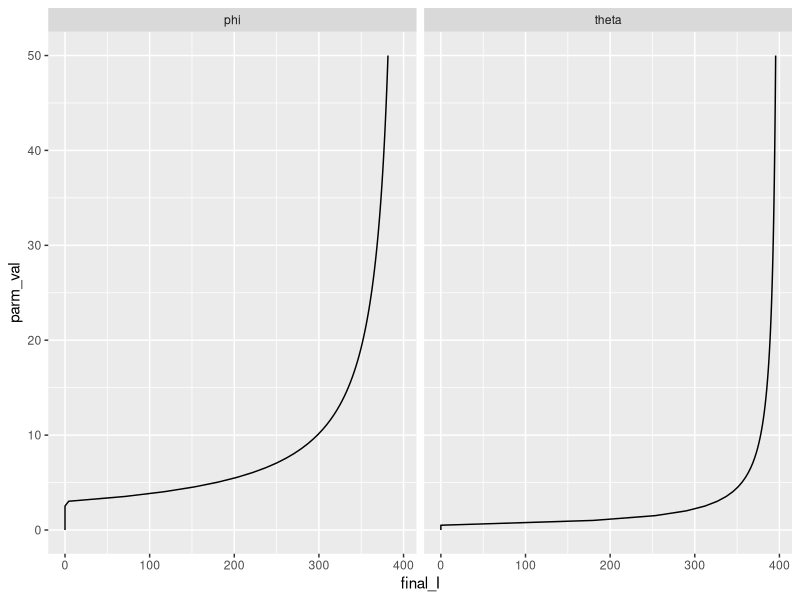
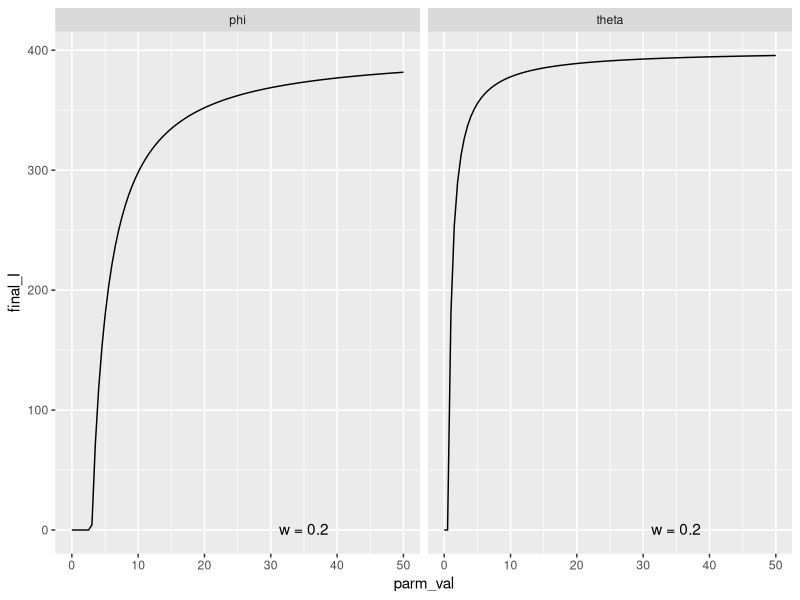
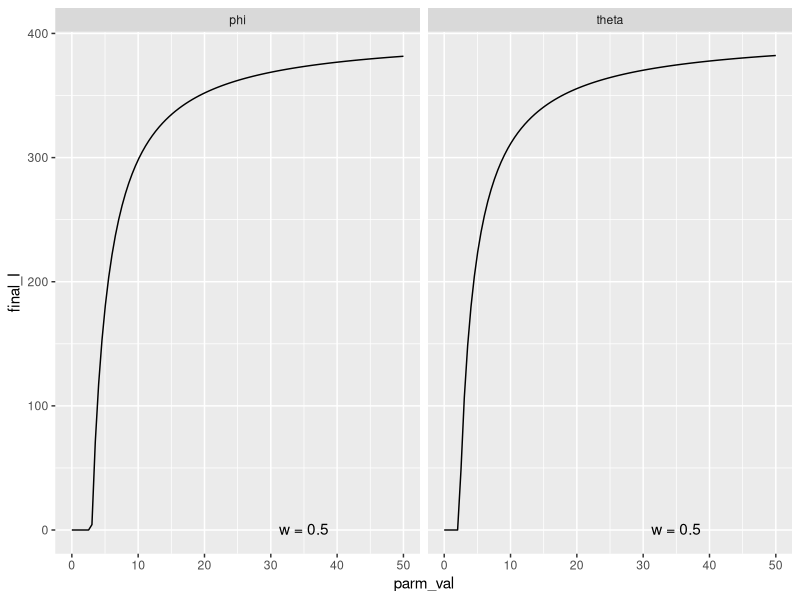
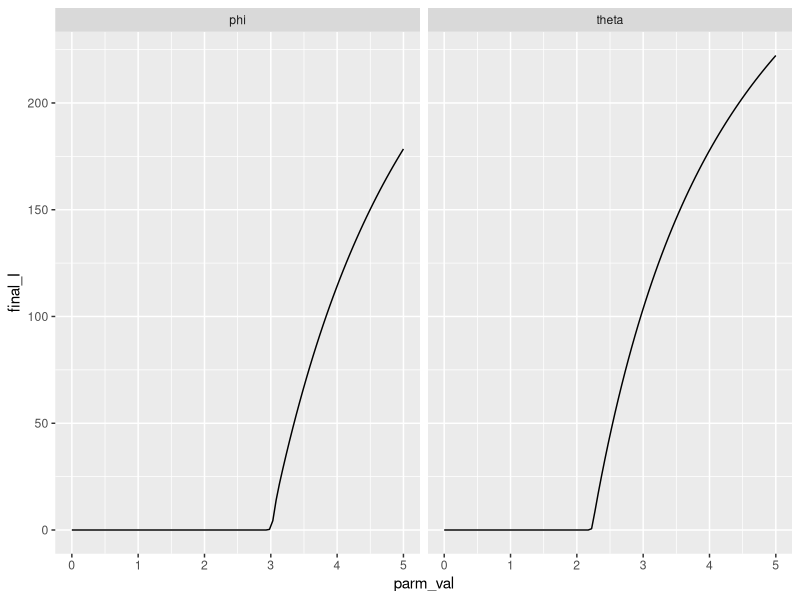
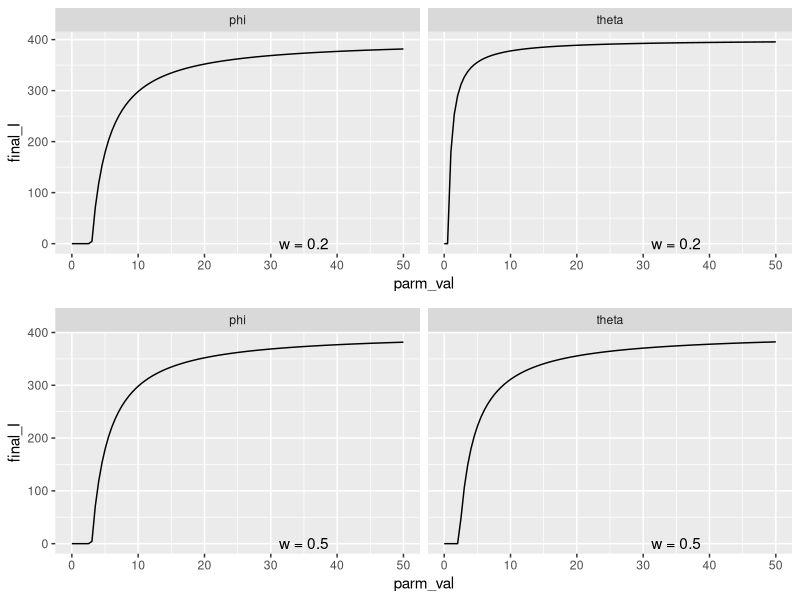
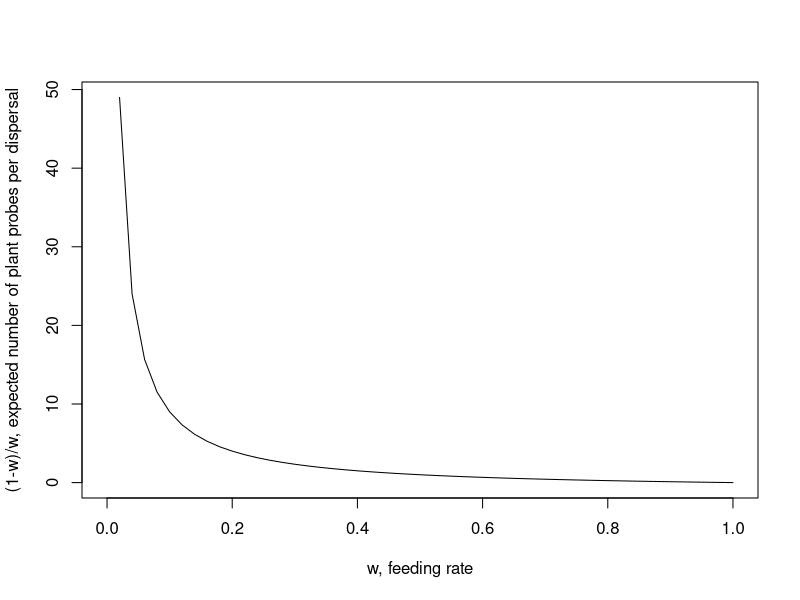
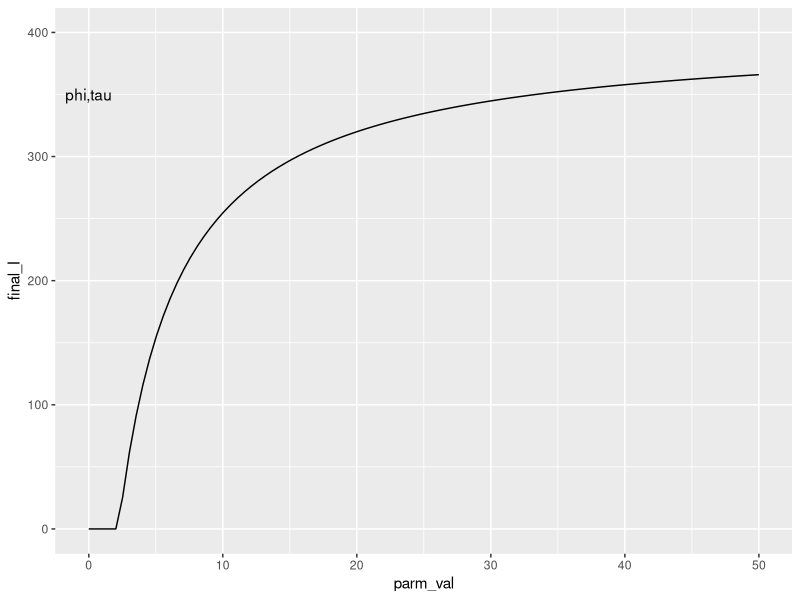
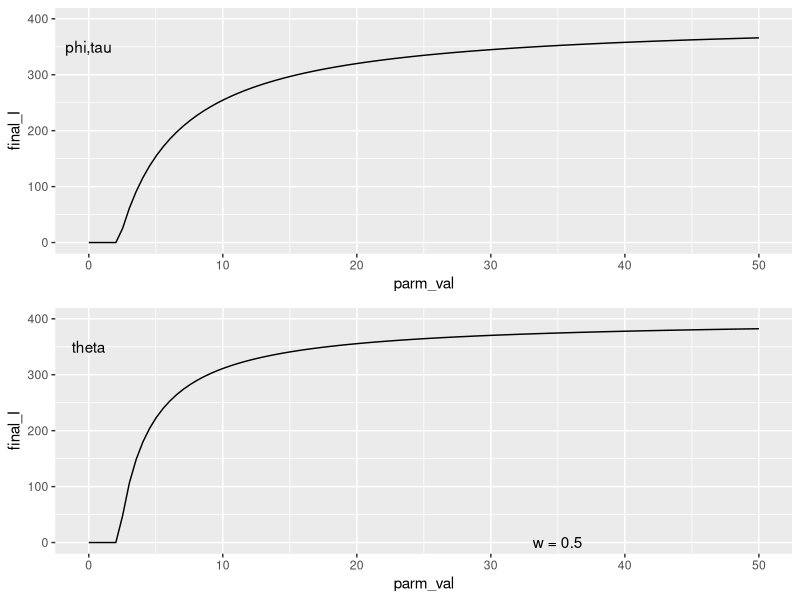

Reproduce these figures in R, in order.
#############################################################################
##### COMPARISON OF SIMPLIFIED MADDEN (2000) AND DONNELLY (2019) MODELS #####
#############################################################################

### MADDEN MODEL:
### Simplified version of model by Madden et al. 2000 to make it more comparable to model by Donnelly et al. 2019.
### No vector dynamics (immigration, emigration birth, death), plants are represented by an SI rather than an SEIR model, vectors 
### represented by an SI rather than SEI model. Vectors cannot be born infective (as this model represents 
### NPT viruses).

### DONNELLY MODEL:
### Simplification of deterministic model by Donnelly et al. 2019 to make it more comparable to Madden et al. 2000.
### No vector dynamics - constant vector population size, no vector preference (v and e always set to 1), no vector
### emigration (p always set to 0). Also model records number of infected plants, not proportion.

rm(list=ls())

# packages
library(deSolve)
library(ggplot2)
library(reshape2)
library(dplyr)
library(gridExtra)
library(grid)
library(gridtext)

#### DEFINE MADDEN ODE
madden_simple_ode <- function(times, y, par) {
  
  # PLANT EQUATIONS
  become_infected <- par[["phi"]] * par[["b"]] * y[["Z"]] * (par[["H"]] - y[["I"]]) / par[["H"]]
  
  natural_death_I <- par[["c"]] * y[["I"]]
  virus_induced_death <- par[["d"]] * y[["I"]]
  
  # state equation
  dI <- become_infected - natural_death_I - virus_induced_death

  # VECTOR EQUATIONS
  acquisition <- par[["phi"]] * par[["a"]] * y[["I"]] * y[["X"]] / par[["H"]]
  stop_being_infective <- par[["tau"]] * y[["Z"]]
  
  # state equations
  dX <- - acquisition + stop_being_infective
  dZ <- acquisition - stop_being_infective
  
  return(list(c(dI, dX, dZ)))
}

#### DEFINE DONNELLY ODE
donnelly_simple_ode <- function(times, states, parms) {
  
  # STATES
  I <- states[["I"]]
  
  # PARAMETERS
  gamma <- parms[["gamma"]]
  theta <- parms[["theta"]]
  H <- parms[["H"]]
  p <- parms[["p"]]
  v <- parms[["v"]]
  e <- parms[["e"]]
  w <- parms[["w"]]
  Pacq <- parms[["Pacq"]]
  Pinoc <- parms[["Pinoc"]]
  A <- parms[["A"]]
  
  # DEFINE PARAMETERS NEEDED FOR STATE EQUATIONS
  # q = prob of surviving flight between plants (i.e. doesn't emigrate/die)
  #q <- 1 - p  
  
  # i_hat = weighted frequency of infected plants, accounting for attraction towards infected plants
  # i.e. adapted version of i / (1 - i + i) = i / 1, to include v
  #i_hat <- v*i / ((1-i) + v*i) 
  
  # expected number of transmissions per dispersal, 
  # derived from analysis of markov chain (see Donnelly 2019, Appendix S1)
  #xi <- (q^2*Pacq*Pinoc*i_hat*(1 - e*w)*(1 - i_hat))/(p + q*w*(1 - i_hat*(1 - e)))
  xI <- Pacq*Pinoc*(1 - w)*I*(H - I)/(w*H)
  
  # infected plants - change in incidence of infected plants
  # = rate of aphid dispersal * mean number of transmissions - plant death
  di <- (theta*A/H)*xI - gamma*I
  
  return(list(di))
}

# define timeframe
times <- seq(0, 40, by = 0.4)

# FIXED parameters (from Donnelly model)
p <- 0 # aphid emigration/death rate per journey between plants
v <- 1 # infected plant attractiveness
e <- 1 # infected plant acceptability 

# parameters
parms <- c(
  
  ## DONNELLY PARMS
  gamma = 20/3, # rate of recovery/death of I plants
  theta = 1, # aphid dispersal rate per day
  p = p, # aphid emigration/death rate per journey between plants
  v = v, # infected plant attractiveness
  e = e, # infected plant acceptability 
  w = 0.2, # feeding rate on healthy plant
  Pacq = 1, # chance of virus acquisition by vector from infected plant
  Pinoc = 1, # chance of inoculating healthy plant
  
  ## MADDEN PARMS
  k1 = 1/0.021, # inoculation rate by insect (set to NPT virus, equiv to 0.5hr)
  lamda = 1/0.021, # rate of acquisition of virus by vector (set to NPT virus, equiv to 0.5hr)
  T = 0.5, # # time feeding/probing per plant visit (set to 0.5/phi in Madden model)
  tau = 1/0.25, # rate of moving through infectious state in vector (set to NPT virus, equiv to 6hr)
  
  ## PARMS FOR BOTH
  A = 1200, # total (constant) number of vectors
  H = 400 # number host plants # vector population size
)


### SET MADDEN PARMS THAT ARE DETERMINED BY DONNELLY PARMS
# probability of vector acquisition of virus from an infected plant per visit
a <- parms[["Pacq"]] #1 - exp(-parms[["lamda"]] * parms[["T"]])

# probability of plant inoculation per infective insect visit 
b <- parms[["Pinoc"]] #1 - exp(-parms[["k1"]] * parms[["T"]])

# plants visited per day by an insect
phi <- sqrt(parms[["theta"]] * parms[["tau"]] * (1 - parms[["w"]]) / 
              (parms[["w"]] #* parms[["a"]] * parms[["b"]]
               )) 

# natural plant death rate (equivalent to beta in original Madden model)
c <- parms[["gamma"]] / 2

# plant death due to infection
d <- parms[["gamma"]] / 2

# add to parms
parms <- c(parms, c(a = a, 
                    b = b, 
                    phi = phi,
                    c = c, 
                    d = d))

# STATES
I <- 1 # initial number of infected plants

init_states_don <- c(
  I = I # number of infected plants
)

init_states_mad <- c(
  I = I, # number of infected plants
  X = parms[["A"]], # number healthy insects
  Z = 0 # number infective insects
)

# ### RUN DONNELLY EPIDEMIC
# trajectory_don <- data.frame(ode(y = init_states_don, 
#                              times = times, 
#                              parms = parms, 
#                              func = donnelly_simple_ode))
# 
# # plot trajectory of infected plants and number of aphids
# plant_trajec <- ggplot(data = trajectory_don, aes(x = time, y = I)) +
#   geom_line() +
#   labs(x = "Time (days)", 
#        y = "Number of infected plants, I")
# 
# ### RUN MADDEN EPIDEMIC
# trajectory_mad <- data.frame(ode(y = init_states_mad,
#                       times = times,
#                       func = madden_simple_ode,
#                       parms = parms))
# 
# trajectory_mad_long <- reshape2::melt(trajectory_mad, id.vars = "time")
# names(trajectory_mad_long) <- c("time", "compartment", "number")
# 
# # plot trajectory of infected plants and vector compartments
# plant_trajec <- plant_trajec +
#   geom_line(data = trajectory_mad_long %>% filter(compartment == "I"), 
#             aes(x = time, y = number), color = "red") 
# plant_trajec


# param_vs_final_I <- function(init_states_don, init_states_mad, times, parms, varied_parms_vals) {
#   
#   ### describe function here
#   
#   # initialise output data frame
#   params <- varied_parms_vals %>% slice(rep(1:n(), times = 2))
#   
#   output <- data.frame(params,
#                        final_I = rep(NA, length.out = nrow(params)),
#                        model = rep(c("Donnelly", "Madden"), each = nrow(params)/2))
#   
#   final_I_don <- c()
#   final_I_mad <- c()
#   
#   parm_names_grep <- paste("^", names(varied_parms_vals), sep = "", collapse = "|")
#   
#   for (run in 1:length(varied_parms_vals)) {
#     
#     parms[grepl(parm_names_grep, names(parms))] <- varied_parms_vals[run,]
#     
#     trajectory_don <- data.frame(ode(y = init_states_don, 
#                                  times = times, 
#                                  parms = parms, 
#                                  func = donnelly_simple_ode))
#     final_I_don <- c(final_I_don, round(trajectory_don[nrow(trajectory_don), "I"], 3))
#     
#     trajectory_mad <- data.frame(ode(y = init_states_mad, 
#                                  times = times, 
#                                  parms = parms, 
#                                  func = madden_simple_ode))
#     final_I_mad <- c(final_I_mad, round(trajectory_mad[nrow(trajectory_mad), "I"], 3))
#     
#   }
#   output[,"final_I"] <- c(final_I_don, final_I_mad)
#   
#   return(output)
# }



vary_param_don <- function(init_states_don, times, parms, varied_parm_name, varied_parm_vals) {
  
  # function to run the Donnelly ODE multiple times with one parameter varying, as specified by user.
  # returns data frame of final incidence, I, of all runs, along with values of varied parameter
  
  # initialise output data frame
  output <- data.frame(parm_name = rep(varied_parm_name, length(varied_parm_vals)),
                             parm_val = varied_parm_vals,
                             final_I = rep(NA, length(varied_parm_vals)),
                             model = rep("Donnelly", length(varied_parm_vals))
                             )

  for (run in 1:length(varied_parm_vals)) {
    
    parms[[varied_parm_name]] <- varied_parm_vals[run]
    
    trajectory <- data.frame(ode(y = init_states_don, 
                                 times = times, 
                                 parms = parms, 
                                 func = donnelly_simple_ode))
    output[run, "final_I"] <- round(trajectory[nrow(trajectory), "I"], 3)
    
  }
  
  return(output)
}

vary_param_mad <- function(init_states_mad, times, parms, varied_parm_name, varied_parm_vals) {
  
  # function to run the Madden ODE multiple times with one parameter varying, as specified by user.
  # returns data frame of final incidence, I, of all runs, along with values of varied parameter
  
  # initialise output data frame
  output <- data.frame(parm_name = rep(varied_parm_name, length(varied_parm_vals)),
                       parm_val = varied_parm_vals,
                       final_I = rep(NA, length(varied_parm_vals)),
                       model = rep("Madden", length(varied_parm_vals))
  )
  
  for (run in 1:length(varied_parm_vals)) {
    
    parms[[varied_parm_name]] <- varied_parm_vals[run]
    
    trajectory <- data.frame(ode(y = init_states_mad, 
                                 times = times, 
                                 parms = parms, 
                                 func = madden_simple_ode))
    output[run, "final_I"] <- round(trajectory[nrow(trajectory), "I"], 3)
    
  }
  
  return(output)
}

sensitivity_analysis <- function(parms_mad, parms_don, init_states_don, init_states_mad, times, default_parms) {
  
  sen_analysis_df <- data.frame(parm_name = character(),
                                 parm_val = numeric(),
                                 final_I = numeric(),
                                 model = character())
  
  print("Starting Madden sensitivity analysis")
  
  for (i in 1:length(parms_mad)) {
    
    output <- vary_param_mad(init_states_mad, times, default_parms,
                             varied_parm_name = names(parms_mad[i]),
                             varied_parm_vals = parms_mad[[i]]) 
    
    
    sen_analysis_df <- rbind(sen_analysis_df, output)

  }
  
  print("Starting Donnelly sensitivity analysis")
  for (i in 1:length(parms_don)) {
    
    output <- vary_param_don(init_states_don, times, default_parms,
                             varied_parm_name = names(parms_don[i]),
                             varied_parm_vals = parms_don[[i]]) 
    
    
    sen_analysis_df <- rbind(sen_analysis_df, output)
    
  }
  
  return(sen_analysis_df) 
}
  
num_parm_runs <- 100

analysis_parms_don <- list(theta = seq(0, 20, length.out = num_parm_runs),
                           w = seq(0.01, 1, length.out = num_parm_runs),
                           Pacq = seq(0, 1, length.out = num_parm_runs),
                           Pinoc = seq(0, 1, length.out = num_parm_runs),
                           gamma = seq(0, 20, length.out = num_parm_runs))

analysis_parms_mad <- list(phi = seq(0, 20, length.out = num_parm_runs),
                           tau = seq(0, 20, length.out = num_parm_runs),
                           a = seq(0, 1, length.out = num_parm_runs),
                           b = seq(0, 1, length.out = num_parm_runs),
                           c = seq(0, 20, length.out = num_parm_runs),
                           d = seq(0, 20, length.out = num_parm_runs))


sens_analysis_res <- sensitivity_analysis(parms_mad = analysis_parms_mad,
                                          parms_don = analysis_parms_don,
                                          init_states_don, 
                                          init_states_mad, 
                                          times, 
                                          parms)

###  CREATE DONNELLY AND MADDEN MODEL SENSITIVITY ANALYSIS PLOTS
don_res_only <- sens_analysis_res %>%
  filter(model == "Donnelly")
mad_res_only <- sens_analysis_res %>%
  filter(model == "Madden")

don_model_plots <- lapply(unique(don_res_only$parm_name), function(p) ggplot(data = don_res_only[don_res_only$parm_name == p,],
                                                                                 aes(x = parm_val, 
                                                                                     y = final_I)) +
                            geom_line() +
                            labs(x = p))

mad_model_plots <- lapply(unique(mad_res_only$parm_name), function(p) ggplot(data = mad_res_only[mad_res_only$parm_name == p,],
                                                                             aes(x = parm_val, 
                                                                                 y = final_I)) +
                            geom_line() +
                            labs(x = p))
  
# create table to be given alongside graphs giving default parameter values
parms_table <- round(data.frame(parms[names(parms) != "k1" &
                                     names(parms) != "lamda" &
                                     names(parms) != "T"]), 2)
parms_grob <- tableGrob(parms_table, cols = c("Value")) # turn into grob (gtable) for plotting

# ARRANGE PLOTS (AND PARAMETER TABLE) AND SAVE TO PDF
don_plots <- gridExtra::arrangeGrob(don_model_plots[[1]], 
                        don_model_plots[[2]], 
                        don_model_plots[[3]],
                        don_model_plots[[4]],
                        don_model_plots[[5]], 
                        grid.rect(gp=gpar(col="white")), # empty space
                        nrow = 3, ncol = 2)

mad_plots <- gridExtra::arrangeGrob(mad_model_plots[[1]], 
                        mad_model_plots[[2]], 
                        mad_model_plots[[3]],
                        mad_model_plots[[4]],
                        mad_model_plots[[5]], 
                        mad_model_plots[[6]],
                        nrow = 3, ncol = 2)

layout <- rbind(c(1,1,3),
                c(1,1,4),
                c(2,2,4),
                c(2,2,4))
title <- textbox_grob("Simple models comparison - no vector dynamics or preference", 
                      gp = gpar(fontface = "bold",
                                fontsize = 13),
                      padding = unit(c(0, 1, 0, 1), "cm"))

# create pdf file to print plot to
pdf(file = "sens_analysis_simple_models.pdf")
all_plots <- gridExtra::grid.arrange(don_plots, 
                                     mad_plots,
                                     title,
                                     parms_grob,
                                     layout_matrix = layout)
all_plots
dev.off()


###################################################
### INVESTIGATE RELATIONSHIP BETWEEN THETA AND PHI
###################################################
## theta = Donnelly model, aphid dispersal rate per day
## phi = Madden model, number plants visited per day by vector

## rerun sensitivity analysis for just phi and theta
upper_lim <- 50
theta_vals <- list(theta = seq(0, upper_lim, length.out = num_parm_runs))

phi_vals <- list(phi = seq(0, upper_lim, length.out = num_parm_runs))

theta_phi_data <- sensitivity_analysis(parms_mad = phi_vals,
                                          parms_don = theta_vals,
                                          init_states_don, 
                                          init_states_mad, 
                                          times, 
                                          parms)

plot_reverse_final_I <- ggplot(data = theta_phi_data, aes(x = final_I, y = parm_val)) +
  geom_line() +
  facet_wrap(~parm_name)
plot_reverse_final_I

plot_final_I <- ggplot(data = theta_phi_data, aes(x = parm_val, y = final_I)) +
  geom_line() +
  facet_wrap(~parm_name) +
  annotate("text", label = paste("w =", parms[["w"]]), x = 35, y = 1)

plot_final_I

find_epidemic_threshold <- function(theta_phi_data, init_states_don, init_states_mad, times, parms) {
  
  # function to find point at which epidemic takes off (final_I > 0) for phi and theta
  
  phi_data <- theta_phi_data %>% filter(parm_name == "phi")
  theta_data <- theta_phi_data %>% filter(parm_name == "theta")
  
  phi_index <- match(TRUE, phi_data$final_I > 0) # finds first instance of final_I > 0
  theta_index <- match(TRUE, theta_data$final_I > 0)

  if (is.na(phi_index)) {
    if (is.na(theta_index)) {
      stop("PHI AND THETA: No threshold found - final incidence always 0")
    } else {
      stop("PHI: No threshold found - final incidence always 0")
    }
  } 
  else if (is.na(theta_index)) {
    stop("THETA: No threshold found - final incidence always 0")
  } 
  else if (phi_index == 1 | theta_index == 1) {
    stop("PHI/THETA: No threshold found - final incidence never 0")
  }
  # extract rows of data around the threshold
  phi_subset <- phi_data[(phi_index-1):phi_index,]
  theta_subset <- theta_data[(theta_index-1):theta_index,]
  
  # if the first instance where final disease incidence > 0 is smaller than 0.01, consider
  # the estimate for the threshold accurate enough and return it
  if (phi_subset[2, "final_I"] < 0.002 | theta_subset[2, "final_I"] < 0.002) {
    
    phi_thresh <- mean(c(phi_subset[1, "parm_val"], phi_subset[2, "parm_val"]))
    theta_thresh <- mean(c(theta_subset[1, "parm_val"], theta_subset[2, "parm_val"]))
    
    return(c(phi_threshold = phi_thresh,
             theta_threshold = theta_thresh))
  }
  
  # else run find_epidemic_threshold() with new smaller parameter limits recursively until 
  # above condition is reached
  
  phi_lower_lim <- phi_subset[1, "parm_val"]
  phi_upper_lim <- phi_subset[2, "parm_val"]
  
  theta_lower_lim <- theta_subset[1, "parm_val"]
  theta_upper_lim <- theta_subset[2, "parm_val"]
  
  num_parm_runs <- 100
  theta_vals_condensed <- list(theta = seq(theta_lower_lim, theta_upper_lim, length.out = num_parm_runs))
  
  phi_vals_condensed <- list(phi = seq(phi_lower_lim, phi_upper_lim, length.out = num_parm_runs))
  
  # re-run sensitivity analysis
  epidemic_threshold_res <- sensitivity_analysis(parms_mad = phi_vals_condensed,
                                                 parms_don = theta_vals_condensed,
                                                 init_states_don, 
                                                 init_states_mad, 
                                                 times, 
                                                 parms)
  # feed back into function recursively
  find_epidemic_threshold(epidemic_threshold_res, 
                          init_states_don, 
                          init_states_mad, 
                          times, 
                          parms)
}

out <- find_epidemic_threshold(theta_phi_data,
                               init_states_don, 
                               init_states_mad, 
                               times, 
                               parms)
out["phi_threshold"] # 2.88
out["theta_threshold"] # 0.54

############
### relationship between phi and theta depends on w (feeding rate)
# w = 0.5 gives expected value of 1 probe per dispersal, making phi and theta equivalent
# see lab book for explanation

# set w to 1
parms_new <- parms
parms_new["w"] <- 0.5

# re-run sensitivity analysis for phi and theta when w = 1
new_w_res <- sensitivity_analysis(parms_mad = phi_vals,
                                      parms_don = theta_vals,
                                      init_states_don, 
                                      init_states_mad, 
                                      times, 
                                      parms_new)

w_plot_final_I <- ggplot(data = new_w_res, aes(x = parm_val, y = final_I)) +
  geom_line() +
  facet_wrap(~parm_name) +
  annotate("text", label = paste("w =", parms_new[["w"]]), x = 35, y = 1)
w_plot_final_I

# same plot zoomed in on epidemic threshold
zoom_phi_vals <- list(phi = seq(0, 5, length.out = num_parm_runs))
zoom_theta_vals <- list(theta = seq(0, 5, length.out = num_parm_runs))

w_res_zoom <- sensitivity_analysis(parms_mad = zoom_phi_vals,
                                   parms_don = zoom_theta_vals,
                                   init_states_don, 
                                   init_states_mad, 
                                   times, 
                                   parms_new)
zoom_plot_final_I <- ggplot(data = w_res_zoom, aes(x = parm_val, y = final_I)) +
  geom_line() +
  facet_wrap(~parm_name)
zoom_plot_final_I

# compare graphs when w = 0.2 and 0.5 - theta looks much more like phi when w=0.5
grid.arrange(plot_final_I, w_plot_final_I)

# compare parameter values at which epidemic takes off for phi and theta when w=0.5
threshold <- find_epidemic_threshold(new_w_res,
                                     init_states_don,
                                     init_states_mad,
                                     times,
                                     parms_new)
threshold["phi_threshold"] # 2.882359 
threshold["theta_threshold"] # 2.157943

## plot w (feeding rate) against 1-w/w (expected number of probes per dispersal)
# see lab book for derivation
w <- seq(0,1,by=0.02)
plot(w, (1-w)/w, 
     type = "l",
     xlab = "w, feeding rate",
     ylab = "(1-w)/w, expected number of plant probes per dispersal")


#####
### try varying phi and tau simultaneously
# making phi = tau may help equate the models (see lab book)

vary_2_param_mad <- function(init_states_mad, times, parms, varied_parm_name1, varied_parm_name2, varied_parm_vals) {
  
  # function to run the Madden ODE multiple times with *two* parameters varying, as specified by user.
  # both varying parameters are the same at any given point.
  # returns data frame of final incidence, I, of all runs, along with values of varied parameter
  
  # initialise output data frame
  parm_names <- paste(varied_parm_name1, varied_parm_name2, sep = ",")
  
  output <- data.frame(parm_names = rep(parm_names, length(varied_parm_vals)),
                       parm_val = varied_parm_vals,
                       final_I = rep(NA, length(varied_parm_vals)),
                       model = rep("Madden", length(varied_parm_vals))
  )
  
  for (run in 1:length(varied_parm_vals)) {
    
    parms[[varied_parm_name1]] <- varied_parm_vals[run]
    parms[[varied_parm_name2]] <- varied_parm_vals[run]
    
    trajectory <- data.frame(ode(y = init_states_mad, 
                                 times = times, 
                                 parms = parms, 
                                 func = madden_simple_ode))
    output[run, "final_I"] <- round(trajectory[nrow(trajectory), "I"], 3)
    
  }
  
  return(output)
}

phi_tau_df <- vary_2_param_mad(init_states_mad, 
                              times, 
                              parms_new, 
                              "phi", 
                              "tau", 
                              unlist(unname(phi_vals)))

tau_phi_plot_final_I <- ggplot(data = phi_tau_df, aes(x = parm_val, y = final_I)) +
  geom_line() +
  annotate("text", label = unique(phi_tau_df$parm_names), x = 0, y = 350) +
  ylim(0, 400)
tau_phi_plot_final_I

w_plot_final_I_theta_only <- ggplot(data = new_w_res %>% filter(parm_name == "theta"), 
                                    aes(x = parm_val, y = final_I)) +
  geom_line() +
  annotate("text", label = paste("w =", parms_new[["w"]]), x = 35, y = 1) +
  annotate("text", label = "theta", x = 0, y = 350) +
  ylim(0, 400)

grid.arrange(tau_phi_plot_final_I, w_plot_final_I_theta_only)

### zoom in to see epidemic threshold
phi_tau_zoom_df <- vary_2_param_mad(init_states_mad, 
                               times, 
                               parms_new, 
                               "phi", 
                               "tau", 
                               unlist(unname(zoom_phi_vals)))

zoom_tau_phi_plot_final_I <- ggplot(data = phi_tau_zoom_df, aes(x = parm_val, y = final_I)) +
  geom_line() +
  annotate("text", label = unique(phi_tau_df$parm_names), x = 0, y = 350)

zoom_plot_final_I_theta_only <- ggplot(data = w_res_zoom %>% filter(parm_name == "theta"),
                                       aes(x = parm_val, y = final_I)) +
  geom_line() +
  annotate("text", label = paste("w =", parms_new[["w"]]), x = 4.5, y = 1) +
  annotate("text", label = "theta", x = 0, y = 200)

grid.arrange(zoom_tau_phi_plot_final_I, zoom_plot_final_I_theta_only)

#################
## INVESTIGATING RELATIONSHIP BETWEEN TAU AND W
#################

parms_new["tau"] <- 2

# re-run sensitivity analysis for phi and theta when tau = 0.9
new_tau_res <- sensitivity_analysis(parms_mad = phi_vals,
                                    parms_don = theta_vals,
                                    init_states_don, 
                                    init_states_mad, 
                                    times, 
                                    parms_new)
tau_plot_final_I <- ggplot(data = new_tau_res, aes(x = parm_val, y = final_I)) +
  geom_line() +
  facet_wrap(~parm_name) +
  annotate("text", label = paste("tau =", parms_new[["tau"]]), x = 35, y = 1)
tau_plot_final_I

grid.arrange(tau_plot_final_I, w_plot_final_I)

# compare disease thresholds
threshold <- find_epidemic_threshold(new_tau_res,
                                     init_states_don,
                                     init_states_mad,
                                     times,
                                     parms_new)
threshold["phi_threshold"] 
threshold["theta_threshold"] 
